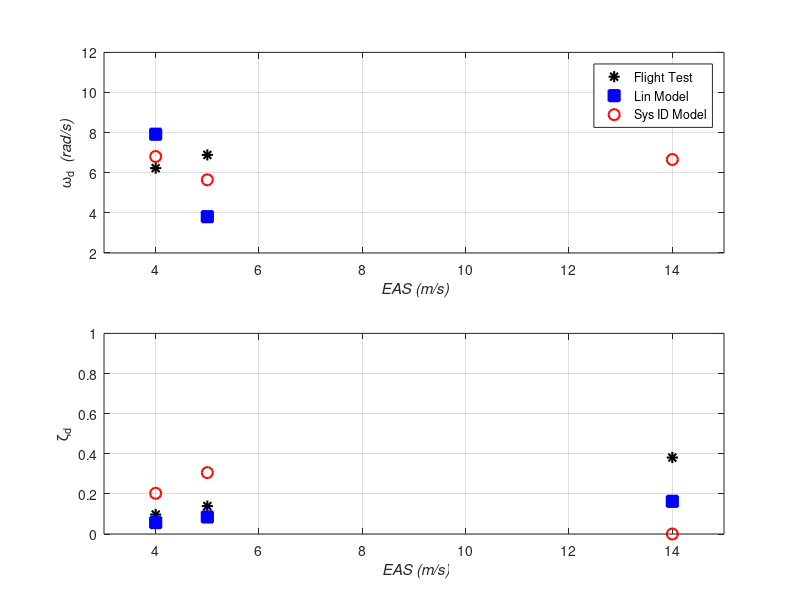

Write the MATLAB code that produced this figure.
%%
numFig = 1;
flight_frequency = [6.23 6.89 10.62];
flight_damping = [0.097 0.139 0.381];
lin_frequency = [7.92 3.81 9.25];
lin_damping = [0.057 0.085 0.163];
sysID_frequency = [6.81 5.65 6.66];
sysID_damping = [0.203 0.306 0.000003];
CG = [4 5 14];

figure('Units','normalized',...
           'Position',[.43 .14 .56 .75],...
           'Color',[0.8 0.8 0.8],...
           'Name',['Figure ' num2str(numFig)],...
           'NumberTitle','off',...
           'Tag','Fig1');
       
subplot(2,1,1)
plot(CG, flight_frequency, 'k*','LineWidth',1.5,'MarkerSize',8,'MarkerFaceColor','k'); hold on;
plot(CG, lin_frequency, 'bs','LineWidth',1.5,'MarkerSize',8,'MarkerFaceColor','b'); hold on;
plot(CG, sysID_frequency, 'ro','LineWidth',1.5,'MarkerSize',8); hold off;
xlim([3 15]);
grid on;
ylabel('\omega_d {\it (rad/s)}');
xlabel('{\it EAS (m/s)}')
legend('Flight Test', 'Lin Model', 'Sys ID Model');
subplot(2,1,2)
plot(CG, flight_damping, 'k*','LineWidth',1.5,'MarkerSize',8,'MarkerFaceColor','k'); hold on;
plot(CG, lin_damping, 'bs','LineWidth',1.5,'MarkerSize',8,'MarkerFaceColor','b'); hold on;
plot(CG, sysID_damping, 'ro','LineWidth',1.5,'MarkerSize',8); hold off;
xlim([3 15]);
ylim([0 1]);
grid on;
ylabel('\zeta_d');
xlabel('{\it EAS (m/s)}')
